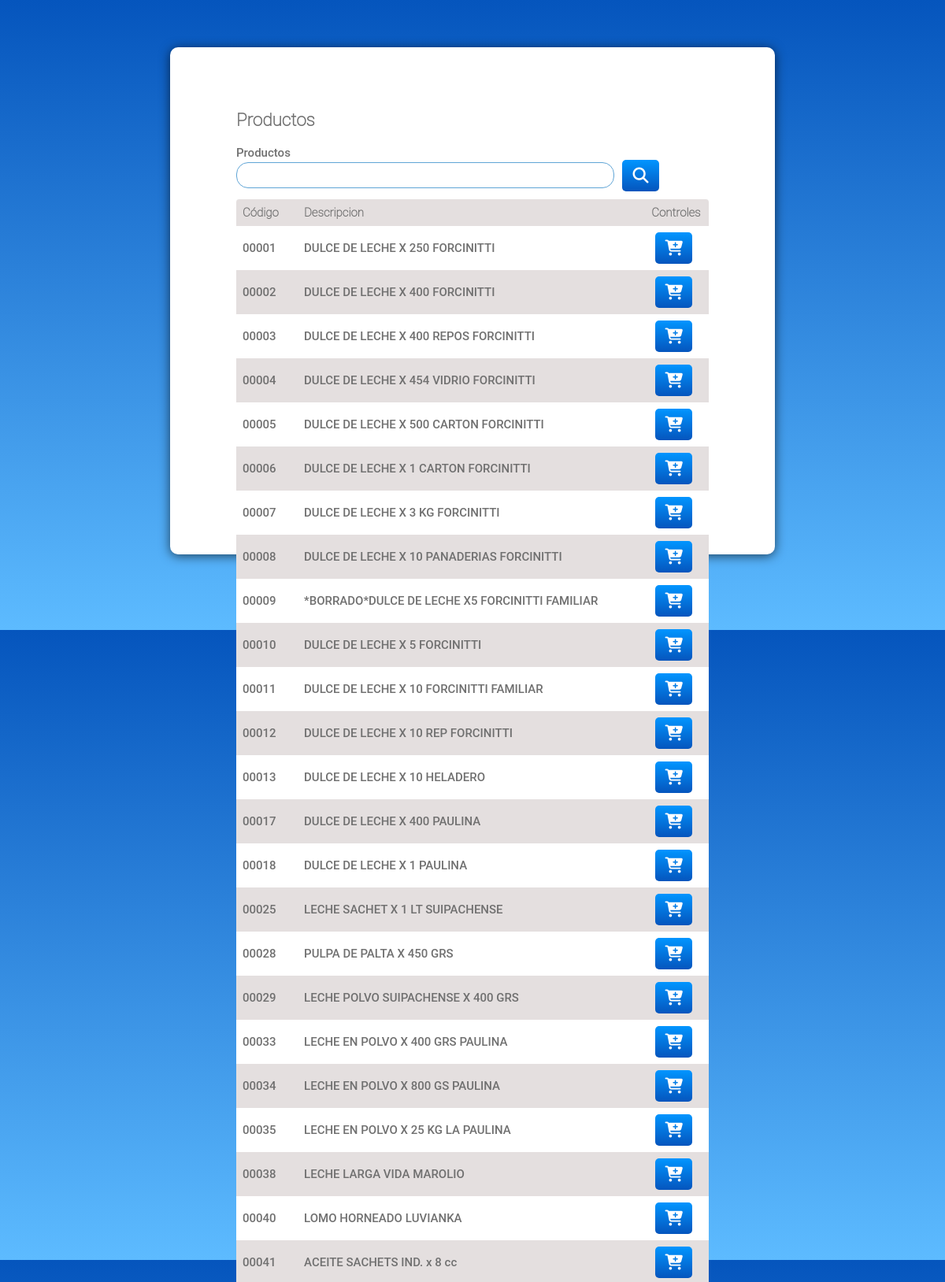
Screenshot of /public_html/productos.php (upper part) with the database file from the repository.
### tables this page shows
CREATE TABLE `productos` (
  `id` int(11) NOT NULL,
  `codigo` varchar(20) NOT NULL,
  `descripcion` varchar(100) NOT NULL,
  `iva` float(24,0) NOT NULL,
  `idrubro` int(11) NOT NULL,
  `idsubrubro` int(11) NOT NULL,
  `cantbulto` varchar(100) DEFAULT NULL,
  `observaciones` longtext DEFAULT NULL,
  `estado` tinyint(4) NOT NULL,
  `stockmin` int(11) NOT NULL DEFAULT 0,
  `cant_vendida` decimal(18,4) NOT NULL DEFAULT 0.0000,
  `cant_comprada` decimal(18,4) NOT NULL DEFAULT 0.0000,
  `pctcomision` float(24,0) NOT NULL DEFAULT 0,
  `idmedida` int(11) NOT NULL DEFAULT 0,
  `total_comprado` decimal(19,4) NOT NULL DEFAULT 0.0000,
  `total_vendido` decimal(19,4) NOT NULL DEFAULT 0.0000,
  `preciomayorista` decimal(19,4) NOT NULL DEFAULT 0.0000,
  `preciominorista` decimal(19,4) NOT NULL DEFAULT 0.0000,
  `preciomasivo` decimal(19,4) NOT NULL DEFAULT 0.0000,
  `codigobarra` varchar(150) NOT NULL DEFAULT ''
);

### public_html/productos.php (the view, shortened to what this page needs)
<?php
    require ('database.php');
    $conecta = mysqli_connect($server, $nombre, $password, $database);
    mysqli_select_db($conecta, $database) or die ('Error al conectar');
    mysqli_set_charset($conecta, 'utf8');
    $buscar = $_POST['search'];
    $destino = 'pedidos';
    $preparado = '';
    $id = '';
    $vendedor = '';
?>
<!DOCTYPE html>
<html lang="es">
<head>
    <link rel="stylesheet" href="<?php echo SERVERURL;?>assets/styles/lista.css">
</head>
<body>
    <div class="contenido-productos">
        <main class="contenido">
            <header class="titulo">
                <h2>Productos</h2>
            </header>
            <span>Productos</span>
            <form method="POST" action="<?php echo SERVERURL;?>productos/<?php echo $vendedor;?>/<?php echo $preparado;?>/<?php echo $id;?>/">
                <div class="productos">
                    <input class="text efecto" type="search" name="search" value="<?php echo $buscar;?>">
                    <button class="boton-buscar fas fa-search efecto-botones" type="submit"></button>
                </div>
                <table>
                    <tr>
                        <th>Código</th>
                        <th>Descripcion</th>
                        <th>Controles</th>
                    </tr>
                    <?php
                        if($buscar == '')
                        {
                            $sql="SELECT * FROM productos";
                            $resultado = mysqli_query($conecta, $sql);
                            while($filas = mysqli_fetch_array($resultado, MYSQLI_ASSOC))
                            {
                    ?>
                                <tr>
                                    <td>
                                        <?php echo $filas['codigo'];?>
                                    </td>
                                    <td>
                                        <?php echo $filas['descripcion'];?>
                                    </td>
                                    <td>
                                        <a href="<?php echo SERVERURL; echo $destino;?>/<?php echo $vendedor;?>/producto/<?php echo $filas['id'];?>/<?php echo $id;?>/">
                                            <button class="fas fa-cart-plus boton-controles efecto-botones" type="button"></button>
                                        </a>
                                    </td>
                                </tr>
                    <?php
                            }
                        }
                    ?>
                </table>
            </form>
        </main>
    </div>
</body>
</html>

### assets/styles/lista.css (style rules this page uses)
body { margin: 0; font-family: 'Roboto Medium', 'Segoe UI', Tahoma, Geneva, Verdana, sans-serif; color: #707070; font-size: 15px; }
.contenido { padding: 7%; }
table { border-radius: 0.25em; border-collapse: collapse; width: 100%; background:#e4dfdf; color: #707070; }
.titulo h2, th { font-family: 'Roboto thin', 'Segoe UI', Tahoma, Geneva, Verdana, sans-serif; }
.titulo { margin-bottom: 20px; }
.productos, .pedido { display: flex; align-items: center; margin-bottom: 10px; }
.text { border-radius: 15px; border-color: #60a5d6; border-style: solid; border-width: 1px; font-size: 15px; height: 2.2em; padding: 5px 10px; width: 80%; color: #707070; outline: 0; }
.boton-buscar, .boton-controles { font-family: "Font Awesome 5 Free"; background: linear-gradient(180deg,#0195ff 0%, #0555bd 100%); border: 0; padding: 0; border-radius: 5px; color: white; font-size: 20px; height: 40px; width: 47px; font-family: 'Roboto light', 'Segoe UI', Tahoma, Geneva, Verdana, sans-serif; outline: 0; }
.boton-buscar { margin-left: 10px; }
td, th { text-align: left; padding: 8px; }
tr:nth-child(even) { color: #707070; background-color: #ffffff; }
a { text-decoration: dashed; padding: 0 5px; }
@media screen and (min-width: 760px) { .contenido-productos { display: flex; justify-content: center; } }
@media screen and (min-width: 760px) { html { height: 100%; } }
@media screen and (min-width: 760px) { body { background: linear-gradient(#0555bd, #5dbbff); } }
@media screen and (min-width: 760px) { .contenido { width: 600px; margin-top: 10%; padding-top: 5%; background-color: white; border-radius: 10px; box-shadow: 0px 2px 14px 0px #000000a1; height: calc(100vh - 300px); } }
@media screen and (min-width: 1060px) { .contenido { margin-top: 5%; } }

### rows the page displays
productos: codigo "00001", descripcion "DULCE DE LECHE X 250 FORCINITTI"
productos: codigo "00002", descripcion "DULCE DE LECHE X 400 FORCINITTI"
productos: codigo "00003", descripcion "DULCE DE LECHE X 400 REPOS FORCINITTI"
productos: codigo "00004", descripcion "DULCE DE LECHE X 454 VIDRIO FORCINITTI"
productos: codigo "00005", descripcion "DULCE DE LECHE X 500 CARTON FORCINITTI"
productos: codigo "00006", descripcion "DULCE DE LECHE X 1 CARTON FORCINITTI"
productos: codigo "00007", descripcion "DULCE DE LECHE X 3 KG FORCINITTI"
productos: codigo "00008", descripcion "DULCE DE LECHE X 10 PANADERIAS FORCINITTI"
productos: codigo "00009", descripcion "*BORRADO*DULCE DE LECHE X5 FORCINITTI FAMILIAR"
productos: codigo "00010", descripcion "DULCE DE LECHE X 5 FORCINITTI"
productos: codigo "00011", descripcion "DULCE DE LECHE X 10 FORCINITTI FAMILIAR"
productos: codigo "00012", descripcion "DULCE DE LECHE X 10 REP FORCINITTI"
productos: codigo "00013", descripcion "DULCE DE LECHE X 10 HELADERO"
productos: codigo "00017", descripcion "DULCE DE LECHE X 400 PAULINA"
productos: codigo "00018", descripcion "DULCE DE LECHE X 1 PAULINA"
productos: codigo "00025", descripcion "LECHE SACHET X 1 LT SUIPACHENSE"
productos: codigo "00028", descripcion "PULPA DE PALTA X 450 GRS"
productos: codigo "00029", descripcion "LECHE POLVO SUIPACHENSE X 400 GRS"
productos: codigo "00033", descripcion "LECHE EN POLVO X 400 GRS PAULINA"
productos: codigo "00034", descripcion "LECHE EN POLVO X 800 GS PAULINA"
productos: codigo "00035", descripcion "LECHE EN POLVO X 25 KG LA PAULINA"
productos: codigo "00038", descripcion "LECHE LARGA VIDA MAROLIO"
productos: codigo "00040", descripcion "LOMO HORNEADO LUVIANKA"
productos: codigo "00041", descripcion "ACEITE SACHETS IND. x 8 cc"
